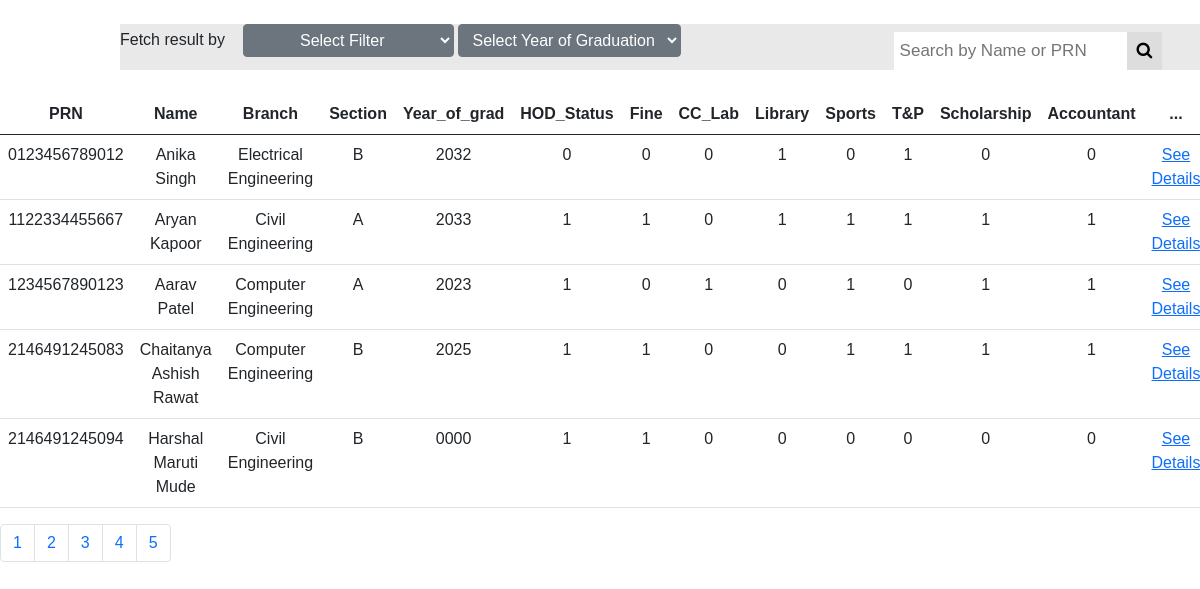
Screenshot of /Incharges/Incharges_Requirement/All_Students/main.php with the database file from the repository.
### tables this page shows
CREATE TABLE `status` (
  `PRN` varchar(13) NOT NULL,
  `name` varchar(60) NOT NULL,
  `Year_of_study` decimal(1,0) NOT NULL,
  `Branch` enum('Computer Engineering','Electrical Engineering','Civil Engineering','Mechanical Engineering') NOT NULL,
  `Section` enum('A','B','') NOT NULL,
  `Year_of_grad` year(4) NOT NULL,
  `HOD_status` tinyint(1) DEFAULT 0 CHECK (`HOD_status` in (0,1)),
  `fine_status` tinyint(1) DEFAULT 0 CHECK (`HOD_status` in (0,1)),
  `CC_status` tinyint(1) DEFAULT 0 CHECK (`HOD_status` in (0,1)),
  `Library_HOD_status` tinyint(1) DEFAULT 0 CHECK (`HOD_status` in (0,1)),
  `Sports_status` tinyint(1) DEFAULT 0 CHECK (`HOD_status` in (0,1)),
  `TNP_status` tinyint(1) DEFAULT 0 CHECK (`HOD_status` in (0,1)),
  `Scholarship_status` tinyint(1) DEFAULT 0 CHECK (`HOD_status` in (0,1)),
  `Accountant_status` tinyint(1) DEFAULT 0,
  `Review_HOD` tinyint(1) NOT NULL DEFAULT 0,
  `Review_fine` tinyint(1) NOT NULL DEFAULT 0,
  `Review_CC` tinyint(1) NOT NULL DEFAULT 0,
  `Review_Library` tinyint(1) NOT NULL DEFAULT 0,
  `Review_Sports` tinyint(1) NOT NULL DEFAULT 0,
  `Review_TNP` tinyint(1) NOT NULL DEFAULT 0,
  `Review_Scholarship` tinyint(1) NOT NULL DEFAULT 0,
  `Review_Accountant` tinyint(1) NOT NULL DEFAULT 0
);

### Incharges/Incharges_Requirement/All_Students/main.php (the view, shortened to what this page needs)
<?php
include '../../../connection/connection.php';
?>
<!DOCTYPE html>
<html lang="en">
<head>
    <link rel="stylesheet" href="https://cdn.jsdelivr.net/npm/bootstrap@5.0.0-beta3/dist/css/bootstrap.min.css">
    <link rel="stylesheet" href="https://cdnjs.cloudflare.com/ajax/libs/font-awesome/4.7.0/css/font-awesome.min.css">
    <link rel="stylesheet" href="searchBar.css">
</head>
<body>
    <div id="filters" class="dropdown">
        <span>Fetch result by &nbsp;&nbsp;</span>
        <select name="fetchbranch" id="fetchbranch" class="btn btn btn-secondary dropdown-toggle-split">
            <option value="" disabled="" selected="">Select Filter</option>
        </select>
        <select name="graduationYear" id="graduationYear" class="btn btn btn-secondary dropdown-toggle-split">
            <option value="" disabled="" selected="">Select Year of Graduation</option>
        </select>
        <div class="search-container">
            <form>
                <input type="text" placeholder="Search by Name or PRN" name="live_search" id="live_search" />
                <button type="submit"><i class="fa fa-search"></i></button>
            </form>
        </div>
    </div>
    <div class="whole_table">
        <table class="table table-hover text-center">
            <thead>
                <tr>
                    <th>PRN</th>
                    <th>Name</th>
                    <th>Branch</th>
                    <th>Section</th>
                    <th>Year_of_grad</th>
                    <th>HOD_Status</th>
                    <th>Fine</th>
                    <th>CC_Lab</th>
                    <th>Library</th>
                    <th>Sports</th>
                    <th>T&P</th>
                    <th>Scholarship</th>
                    <th>Accountant</th>
                    <th>...</th>
                </tr>
            </thead>
            <tbody>
                <?php
                $query = "select * from status";
                $perPage = 5;
                $start = 0;
                $record = mysqli_num_rows(mysqli_query($connection, $query));
                $page = ceil($record / $perPage);
                $query .= " LIMIT $start,$perPage";
                $r = mysqli_query($connection, $query);
                while ($row = mysqli_fetch_assoc($r)) {
                ?>
                    <tr>
                        <td> <?php echo $row["PRN"] ?> </td>
                        <td> <?php echo $row["name"] ?> </td>
                        <td> <?php echo $row["Branch"] ?> </td>
                        <td> <?php echo $row["Section"] ?> </td>
                        <td> <?php echo $row["Year_of_grad"] ?> </td>
                        <td> <?php echo $row["HOD_status"] ?> </td>
                        <td> <?php echo $row["fine_status"] ?> </td>
                        <td> <?php echo $row["CC_status"] ?> </td>
                        <td> <?php echo $row["Library_HOD_status"] ?> </td>
                        <td> <?php echo $row["Sports_status"] ?> </td>
                        <td> <?php echo $row["TNP_status"] ?> </td>
                        <td> <?php echo $row["Scholarship_status"] ?> </td>
                        <td> <?php echo $row["Accountant_status"] ?> </td>
                        <td>
                            <a href="../../../Details Page/Details.php?prn='<?php echo $row['PRN']; ?>'">See Details</a>
                        </td>
                    </tr>
                <?php
                }
                ?>
            </tbody>
        </table>
        <nav aria-label="Page navigation example">
            <ul class="pagination">
                <?php for ($i = 1; $i <= $page && $page > 1; $i++) { ?>
                    <li class="page-item">
                        <form id="paginationForm<?php echo $i; ?>" method="post">
                            <button type="submit" class="page-link"><?php echo $i; ?></button>
                        </form>
                    </li>
                <?php } ?>
            </ul>
        </nav>
    </div>
</body>
</html>

### Incharges/Incharges_Requirement/All_Students/searchBar.css (style rules this page uses)
* { box-sizing: border-box; }
body { margin: 0; font-family: Arial, Helvetica, sans-serif; }
#filters { overflow: hidden; background-color: #e9e9e9; }
#filters .search-container { float: right; padding-right: 2%; }
#filters input[type=text] { padding: 6px; margin-top: 8px; font-size: 17px; border: none; }
#filters .search-container button { float: right; padding: 6px 10px; margin-top: 8px; margin-right: 16px; background: #ddd; font-size: 17px; border: none; cursor: pointer; }

### Incharges/Incharges_Requirement/All_Students/main.php (style rules this page uses)
body { margin: 0; padding: 0; font-family: "Helvetica", sans-serif; }
#filters { margin-left: 10%; margin-top: 2%; margin-bottom: 2%; }

### rows the page displays
status: PRN "0123456789012", name "Anika Singh", Branch "Electrical Engineering", Section "B", Year_of_grad "2032", HOD_status "0", fine_status "0", CC_status "0", Library_HOD_status "1", Sports_status "0", TNP_status "1", Scholarship_status "0", Accountant_status "0"
status: PRN "1122334455667", name "Aryan Kapoor", Branch "Civil Engineering", Section "A", Year_of_grad "2033", HOD_status "1", fine_status "1", CC_status "0", Library_HOD_status "1", Sports_status "1", TNP_status "1", Scholarship_status "1", Accountant_status "1"
status: PRN "1234567890123", name "Aarav Patel", Branch "Computer Engineering", Section "A", Year_of_grad "2023", HOD_status "1", fine_status "0", CC_status "1", Library_HOD_status "0", Sports_status "1", TNP_status "0", Scholarship_status "1", Accountant_status "1"
status: PRN "2146491245083", name "Chaitanya Ashish Rawat", Branch "Computer Engineering", Section "B", Year_of_grad "2025", HOD_status "1", fine_status "1", CC_status "0", Library_HOD_status "0", Sports_status "1", TNP_status "1", Scholarship_status "1", Accountant_status "1"
status: PRN "2146491245094", name "Harshal Maruti Mude", Branch "Civil Engineering", Section "B", Year_of_grad "0000", HOD_status "1", fine_status "1", CC_status "0", Library_HOD_status "0", Sports_status "0", TNP_status "0", Scholarship_status "0", Accountant_status "0"
